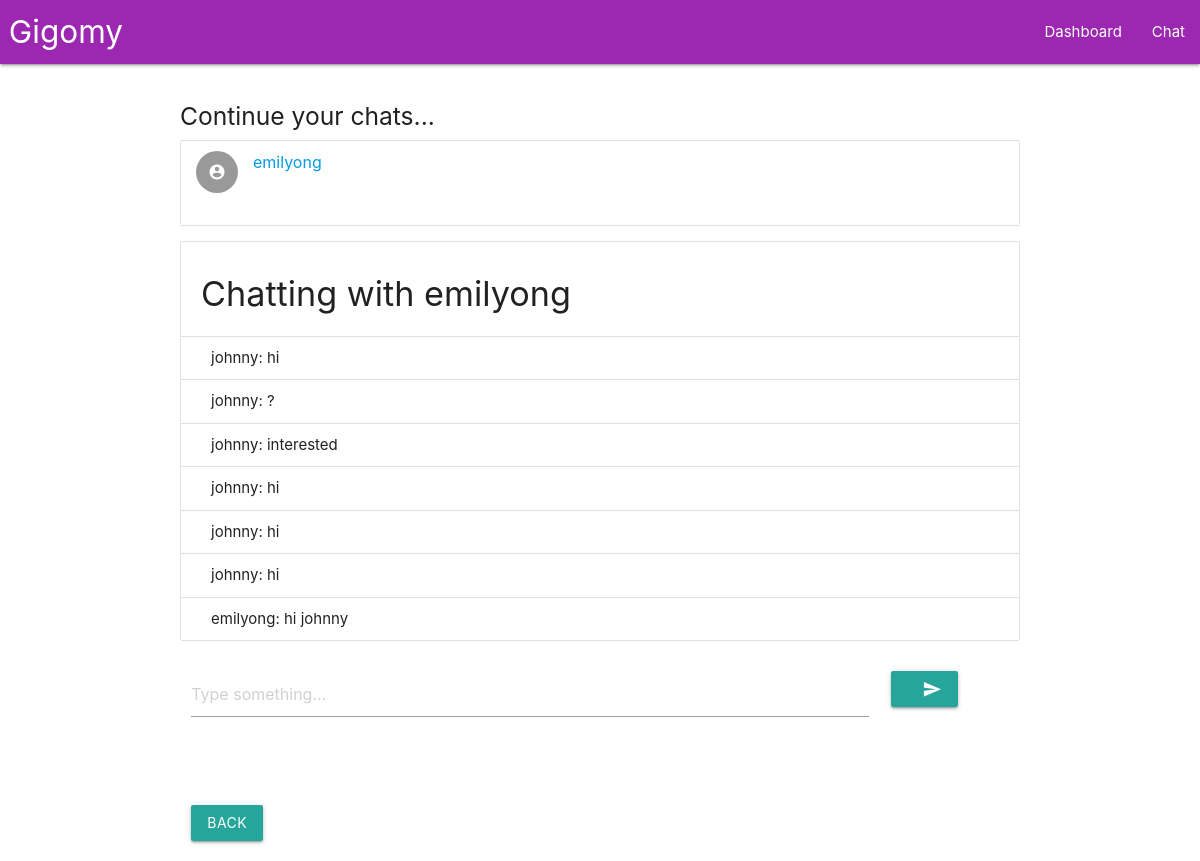
The app's page /chat/emilyong (signed in), older data.
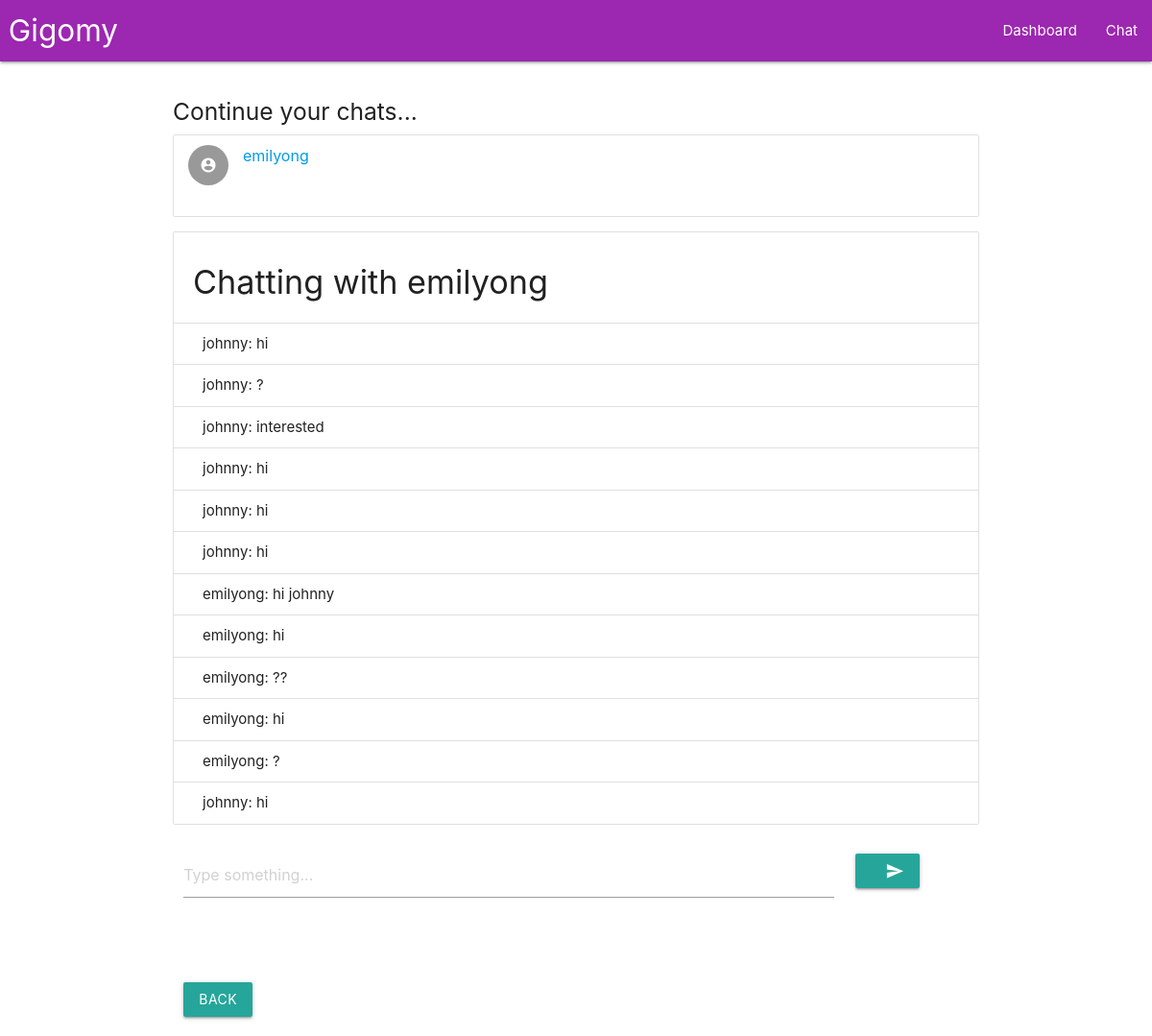
The same page, newer data.
### main.py (models this page shows, shortened)
class Message(db.Model):
    msgID = db.Column(db.Integer, unique = True, autoincrement = True, nullable = False, index = True, primary_key = True)
    msgText = db.Column(db.String, index = True, nullable = False)
    msgDateTime = db.Column(db.DateTime, nullable = False)
    msgSender = db.Column(db.String, db.ForeignKey("user.username"), nullable = True)
    msgReceiver = db.Column(db.String, db.ForeignKey("user.username"), nullable = True)

class User(UserMixin, db.Model):
    username = db.Column(db.String, unique = True, nullable = False, index = True, primary_key = True)
    email = db.Column(db.String, unique = True, index = True, nullable = False)
    password = db.Column(db.String, nullable = False)
    avatar = db.Column(db.String, nullable = True)

### main.py (the view)
@app.route ("/chat/<username>", methods=["GET", "POST"])
@app.route ("/chat/", methods=["GET", "POST"])
@login_required
def chat (username=""):
    inChat = len(username) != 0
    currentUser = getUser(current_user)
    if inChat:
        jobSender_ = User.query.filter_by(username = username).first()
        if jobSender_ is None:return redirect(url_for("index"))
        jobSender = getUser(jobSender_)
        messagesSent = Message.query.filter_by(msgSender = currentUser["username"]).filter_by(msgReceiver = jobSender["username"]).all()
        messagesReceived = Message.query.filter_by(msgReceiver = currentUser["username"]).filter_by(msgSender = jobSender["username"]).all()
        messages_ = []
    else:
        jobSender = None
        messagesSent = Message.query.filter_by(msgSender = currentUser["username"]).all()
        messagesReceived = Message.query.filter_by(msgReceiver = currentUser["username"]).all()
        messages_ = []
    for message in messagesSent:messages_.append((message.msgDateTime, message))
    for message in messagesReceived:messages_.append((message.msgDateTime, message))
    messages = []
    messages_.sort()
    for message in messages_:messages.append(message[1])
    contacts = set()
    for message in messages:
        print(message.msgSender, message.msgReceiver)
        if message.msgSender == current_user.username:
            contacts.add(message.msgReceiver)
        if message.msgReceiver == current_user.username:
            contacts.add(message.msgSender)
    contacts = list(contacts)
    return render_template("chat.html", currentUser=currentUser, jobSender=jobSender, jobSender_=json.dumps(jobSender),
                            messages=messages, currentUser_=json.dumps(currentUser), contacts=contacts, inChat=inChat)

### main.py (called while the page is built)
def getUser (user):
    currentUser = {"username": user.username,
                    "email": user.email,
                    "avatar": user.avatar}
    return currentUser

@login.user_loader
def load_user(username):
    return User.query.get(username)

### templates/chat.html (shortened to what this page needs)
{% extends "base.html" %}
{% block content %}
{% if contacts %}
  <h5>Continue your chats...</h5>
{% endif %}
  <ul class="collection">
    {% if contacts %}
      {% for contact in contacts %}
        <li class="collection-item avatar">
          <i class="material-icons circle">account_circle</i>
          <a href="{{url_for('chat', username=contact)}}"><span class="title">{{contact}}</span></a>
        </li>
      {% endfor %}
    {% else %}
      <li class="collection-item">No contacts yet...</li>
    {% endif %}
  </ul>
  {% if inChat %}
    <ul class="collection with-header" id="allMessages">
      <li class="collection-header"><h4>Chatting with {{jobSender["username"]}}</h4></li>
      {% if messages %}
        {% for message in messages %}
          <li class="collection-item">{{message["msgSender"]}}: {{message["msgText"]}}</li>
        {% endfor %}
      {% else %}
        {% if jobSender["username"] != currentUser["username"] %}
          <li class="collection-item">No messages yet...</li>
        {% else %}
          <li class="collection-item">You cannot chat with yourself...</li>
        {% endif %}
      {% endif %}
    </ul>
    {% if jobSender["username"] != currentUser["username"] %}
      <form method="POST" id="sendMessageForm">
          <div class="row">
            <div class="input-field col s10">
              <input placeholder="Type something..." id="message" name="message" type="text" class="validate">
            </div>
            <div class="input-field col s2">
              <button class="btn waves-effect waves-light" type="submit" name="sendMessage">
                <i class="material-icons right">send</i>
              </button>
            </div>
          </div>
        </form>
    {% endif %}
  {% endif %}
  <br/><br/>
  <div class="row">
    <div class="col text-center">
      <a href="/"><button type="button" class="btn btn-light">Back</button></a>
    </div>
  </div>
{% endblock content %}

### templates/base.html (shortened to what this page needs)
<!DOCTYPE html>
<html lang="en" dir="ltr">
  <head>
    <link type="text/css" rel="stylesheet" href="{{url_for('static', filename='css/materialize.min.css')}}"  media="screen,projection"/>
    <link rel="stylesheet" href="{{url_for('static', filename='css/style.css')}}">
  </head>
  <body>
    <nav>
      <div class="nav-wrapper purple">
        <a href="/" class="brand-logo">&nbsp;Gigomy</a>
        <ul class="right hide-on-med-and-down">
          <li><a href="/overview">Dashboard</a></li>
          <li><a href="/chat">Chat</a></li>
        </ul>
      </div>
    </nav>
    <div class="container">
      <br/>
      {% block content %}
      {% endblock content %}
    </div>
  </body>
</html>

Row changes from the older to the newer data that the page shows:
added Message: msgSender "emilyong", msgText "hi", shown under "Chatting with emilyong"
added Message: msgSender "emilyong", msgText "??", shown under "Chatting with emilyong"
added Message: msgSender "emilyong", msgText "hi", shown under "Chatting with emilyong"
added Message: msgSender "emilyong", msgText "?", shown under "Chatting with emilyong"
added Message: msgSender "johnny", msgText "hi", shown under "Chatting with emilyong"
